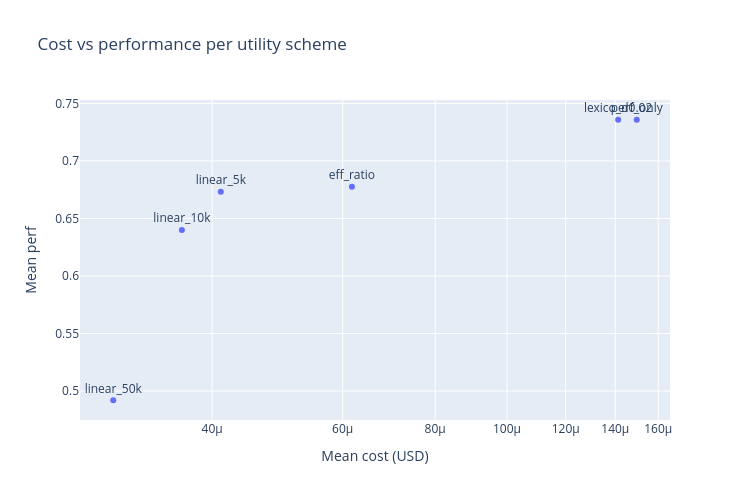

Source (notebook cell):
### Code cell
import plotly.express as px
fig = px.scatter(
    scheme_stats_df,
    x='mean_cost',
    y='mean_perf',
    text='scheme',
    title='Cost vs performance per utility scheme',
    labels={'mean_cost': 'Mean cost (USD)', 'mean_perf': 'Mean perf'},
)
fig.update_traces(textposition='top center')
fig.update_xaxes(type='log')
fig.update_layout(width=750, height=500)
fig.show()

### Figure 1 — Plotly figure (JSON) as saved in the notebook; plotly's stock layout.template omitted (floating-point values rounded to 4 significant figures)
{"data": [{"hovertemplate": "Mean cost (USD)=%{x}<br>Mean perf=%{y}<br>scheme=%{text}<extra></extra>", "legendgroup": "", "marker": {"color": "#636efa", "symbol": "circle"}, "mode": "markers+text", "name": "", "orientation": "v", "showlegend": false, "text": ["perf_only", "linear_5k", "linear_10k", "linear_50k", "eff_ratio", "lexico_d0.02"], "textposition": "top center", "type": "scatter", "x": [0.0001497, 4.109e-05, 3.641e-05, 2.942e-05, 6.176e-05, 0.0001413], "xaxis": "x", "y": [0.7358, 0.6732, 0.64, 0.492, 0.6775, 0.7358], "yaxis": "y"}], "layout": {"height": 500, "legend": {"tracegroupgap": 0}, "title": {"text": "Cost vs performance per utility scheme"}, "width": 750, "xaxis": {"anchor": "y", "domain": [0, 1], "title": {"text": "Mean cost (USD)"}, "type": "log"}, "yaxis": {"anchor": "x", "domain": [0, 1], "title": {"text": "Mean perf"}}}}
